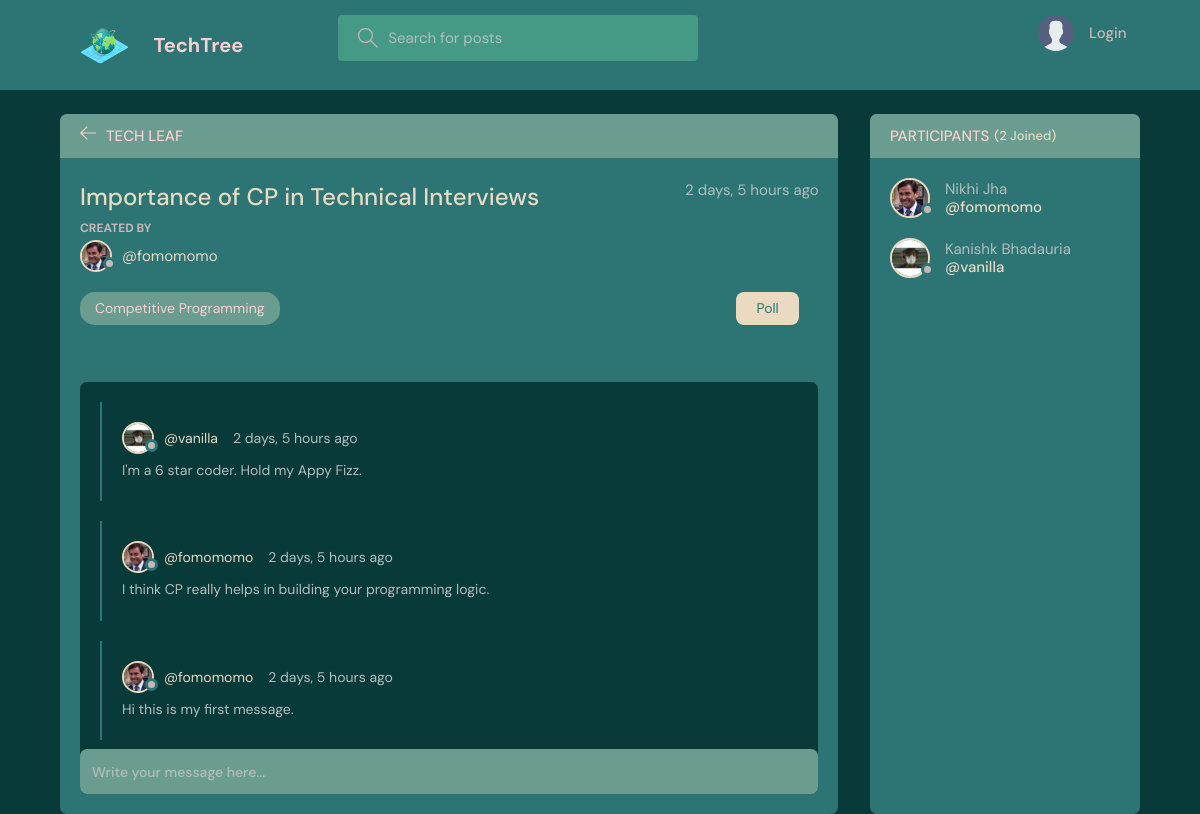
The page /room/1/ on the database its author committed.
### base/models.py (models this page shows, shortened)
class Room(models.Model):
    host = models.ForeignKey(User, on_delete=models.SET_NULL, null=True)
    topic = models.ForeignKey(Topic, on_delete=models.SET_NULL, null=True)
    name = models.CharField(max_length=200)
    description = models.TextField(null=True, blank=True)
    participants = models.ManyToManyField(
        User, related_name='participants', blank=True)
    updated = models.DateTimeField(auto_now=True)
    created = models.DateTimeField(auto_now_add=True)
    has_poll = models.BooleanField(default=False)
    class Meta:
        ordering = ['-updated', '-created']

class User(AbstractUser):
    name = models.CharField(max_length=200, null=True)
    email = models.EmailField(unique=True, null=True)
    bio = models.TextField(null=True)
    avatar = models.ImageField(null=True, default="avatar.svg")
    USERNAME_FIELD = 'email'
    REQUIRED_FIELDS = ['username']

class Topic(models.Model):
    name = models.CharField(max_length=200)
    def __str__(self):
        return self.name

class Message(models.Model):
    user = models.ForeignKey(User, on_delete=models.CASCADE)
    room = models.ForeignKey(Room, on_delete=models.CASCADE)
    body = models.TextField()
    updated = models.DateTimeField(auto_now=True)
    created = models.DateTimeField(auto_now_add=True)
    class Meta:
        ordering = ['-updated', '-created']

### base/views.py (the view, shortened to what this page needs)
# urls.py: path('room/<str:pk>/', views.room, name="room"),
def room(request, pk):
    room = Room.objects.get(id=pk)
    room_messages = room.message_set.all()
    participants = room.participants.all()
    print(room.has_poll)
    context = {'room': room, 'room_messages': room_messages,
               'participants': participants}
    return render(request, 'base/room.html', context)

### base/templates/base/room.html (shortened to what this page needs)
{% extends 'main.html' %}
{% block content %}
<main class="profile-page layout layout--2">
  <div class="container">
    <div class="room">
      <div class="room__top">
        <div class="room__topLeft">
          <a href="{% url 'home' %}">
            <svg version="1.1" xmlns="http://www.w3.org/2000/svg" width="32" height="32" viewBox="0 0 32 32">
              <title>arrow-left</title>
              <path
                d="M13.723 2.286l-13.723 13.714 13.719 13.714 1.616-1.611-10.96-10.96h27.625v-2.286h-27.625l10.965-10.965-1.616-1.607z">
              </path>
            </svg>
          </a>
          <h3>Tech Leaf</h3>
        </div>
      </div>
      <div class="room__box scroll">
        <div class="room__header scroll">
          <div class="room__info">
            <h3>{{room.name}}</h3>
            <span>{{room.created|timesince}} ago</span>
          </div>
          <div class="room__hosted">
            <p>Created By</p>
            <a href="{% url 'user-profile' room.host.id %}" class="room__author">
              <div class="avatar avatar--small">
                <img src="{{room.host.avatar.url}}" />
              </div>
              <span>@{{room.host.username}}</span>
            </a>
          </div>
          <div class="poll__group">
            <span class="room__topics">{{room.topic}}</span>
            <div class="poll__topRight">
              {% if room.has_poll %}
                <a href="{% url  'poll' room.id %}">Poll</a>
              {% endif %}
            </div>
          </div>
        </div>
        <div class="room__conversation">
          <div class="threads scroll">
            {% for message in room_messages %}
            <div class="thread">
              <div class="thread__top">
                <div class="thread__author">
                  <a href="{% url 'user-profile' message.user.id %}" class="thread__authorInfo">
                    <div class="avatar avatar--small">
                      <img src="{{message.user.avatar.url}}" />
                    </div>
                    <span>@{{message.user.username}}</span>
                  </a>
                  <span class="thread__date">{{message.created|timesince}} ago</span>
                </div>
              </div>
              <div class="thread__details">
                {{message.body}}
              </div>
            </div>
            {% endfor %}
          </div>
        </div>
      </div>
      <div class="room__message">
        <form action="" method="POST">
          <input name="body" placeholder="Write your message here..." />
        </form>
      </div>
    </div>
    <div class="participants">
      <h3 class="participants__top">Participants <span>({{participants.count}} Joined)</span></h3>
      <div class="participants__list scroll">
        {% for user in participants %}
        <a href="{%  url 'user-profile' user.id %}" class="participant">
          <div class="avatar avatar--medium">
            <img src="{{user.avatar.url}}" />
          </div>
          <p>
            {{user.name}}
            <span>@{{user.username}}</span>
          </p>
        </a>
        {% endfor %}
      </div>
    </div>
  </div>
</main>
{% endblock content %}

### rows shown on the page
Room: name "Importance of CP in Technical Interviews", created "2 days, 5 hours", host.avatar (picture), host.username "fomomomo", topic "Competitive Programming"
Message: user.avatar (picture), user.username "vanilla", created "2 days, 5 hours", body "I'm a 6 star coder. Hold my Appy Fizz."
Message: user.avatar (picture), user.username "fomomomo", created "2 days, 5 hours", body "I think CP really helps in building your programming logic."
Message: user.avatar (picture), user.username "fomomomo", created "2 days, 5 hours", body "Hi this is my first message."
User: avatar (picture), name "Nikhi Jha", username "fomomomo"
User: avatar (picture), name "Kanishk Bhadauria", username "vanilla"

### other values the page prints
{{ participants.count }} "2"
